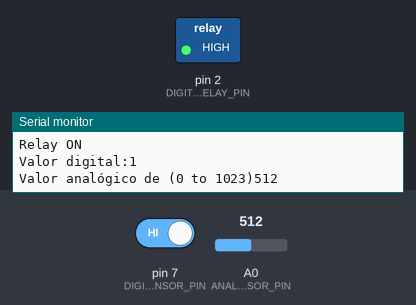
This sketch was run on a simulated Arduino Uno, built with avr-gcc and run on an emulated ATmega328P. Shown: switched loads named in the sketch (green lamp = pin HIGH), the last lines printed to the serial monitor. Inputs (shaded band) come from the test bench; at power-on: pin 7 (DIGITAL_SENSOR_PIN) HIGH, A0 (ANALOG_SENSOR_PIN) = 512.

Above: at 1.2 s.
1.3 s: pin 7 (DIGITAL_SENSOR_PIN) driven LOW
At 2.2 s:
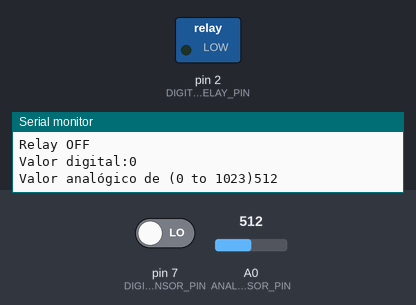
2.8 s: A0 (ANALOG_SENSOR_PIN) set to 111
5.8 s: A0 (ANALOG_SENSOR_PIN) set to 90
7.3 s: pin 7 (DIGITAL_SENSOR_PIN) driven HIGH
At 8.5 s:
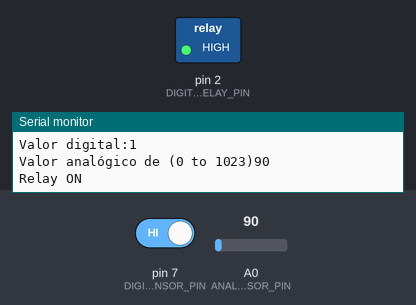
Timing chart, 0 to 9.8 s (numbered marks = the images above; inputs shaded):
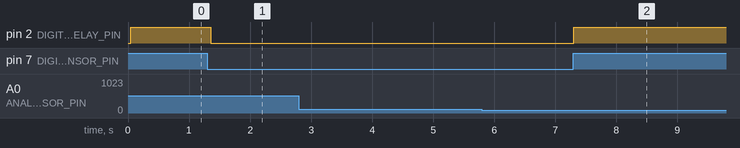

Measured:
- after the input at 1.3 s, pin 2 (DIGITAL_RELAY_PIN): HIGH → LOW after 0.06 s
- after the input at 7.3 s, pin 2 (DIGITAL_RELAY_PIN): LOW → HIGH at once

The sketch:

Ejemplo3.ino
```cpp
/*
Aquí se definen algunas constantes para ser utilizadas a lo largo del código.
En este caso los pines analógico y digital utilizados para las entradas del programa
*/
#define ANALOG_SENSOR_PIN A0
#define DIGITAL_SENSOR_PIN 7
#define DIGITAL_RELAY_PIN 2


int digitalValue; /* Variable para el ultimo valor leído de la entrada digital */
int lightAnalogValue; /* Variable para el último valor analógico leído */

void setup()
{
   // Inicializamos el puerto serie del arduino (en este caso el USB al PC) a 9600 baudios. La consola deberá configurarse a esta velocidad también
   Serial.begin(9600);
   Serial.println("Lectura (LDR) + Actuador (Relé) Ejemplo 3"); //Imprimimos un mensaje de bienvenida del programa
   pinMode(DIGITAL_SENSOR_PIN, INPUT);
   pinMode(DIGITAL_RELAY_PIN, OUTPUT);
}


void loop(){

  digitalValue = digitalRead(DIGITAL_SENSOR_PIN);

  //Escribimos el valor de la señal
  Serial.println("Valor digital:"+ String(digitalValue));

  lightAnalogValue = analogRead(ANALOG_SENSOR_PIN); //Leemos el voltaje del sensor
  Serial.print("Valor analógico de (0 to 1023)");

  Serial.println(lightAnalogValue,DEC); // Escribimos en el puerto serie

  //Añadimos este código para encender o apagar el rele en función de la luminusidad

  if(digitalValue == LOW){
    Serial.println("Relay OFF");
    digitalWrite(DIGITAL_RELAY_PIN,LOW);
  }else{
    Serial.println("Relay ON");
    digitalWrite(DIGITAL_RELAY_PIN,HIGH);
  }

  delay(100); //Esperamos

}
```
